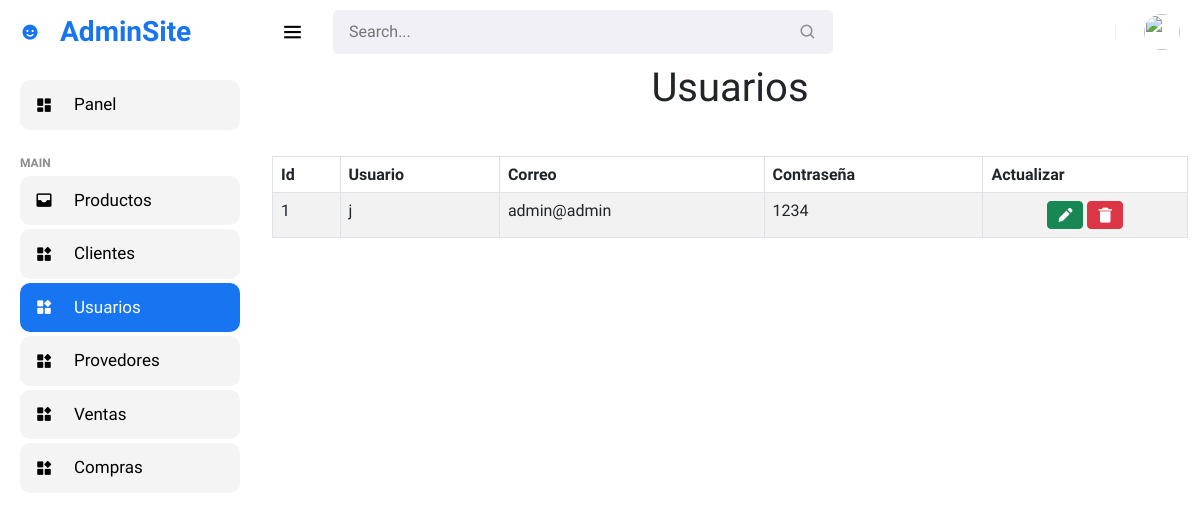
The app's page /page/admin/users/index.php (signed in), older data.
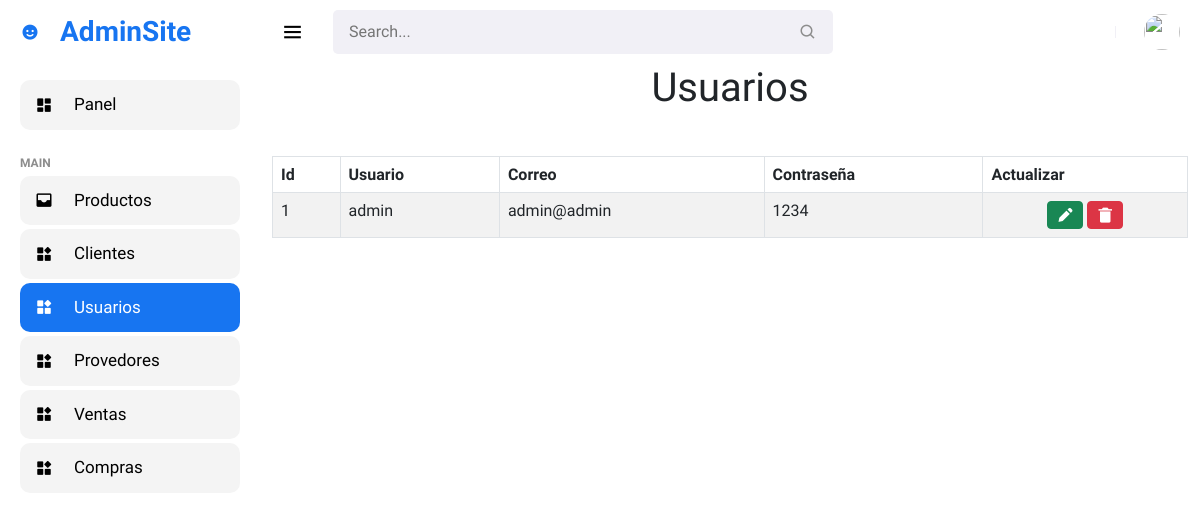
The same page, newer data.
### tables this page shows
CREATE TABLE `usuarios` (
  `id` int(11) NOT NULL,
  `usuario` varchar(25) NOT NULL,
  `correo` varchar(30) NOT NULL,
  `contraseña` varchar(30) NOT NULL,
  `rol` int(11) NOT NULL
);

### page/admin/users/index.php (shortened to what this page needs)
<html>
</html>
<?php
include '../../../conexion/conexion.php';
?>
<!DOCTYPE html>
<html lang="es">
<head>
    <link href='https://unpkg.com/boxicons@2.0.9/css/boxicons.min.css' rel='stylesheet'>
    <link rel="stylesheet" href="../assets/css/style.css">
    <link href="https://cdn.jsdelivr.net/npm/bootstrap@5.3.0-alpha3/dist/css/bootstrap.min.css" rel="stylesheet"
>
    <link href="https://cdn.datatables.net/v/bs5/dt-1.13.4/datatables.min.css" rel="stylesheet" />
</head>
<body>
    <section id="sidebar">
        <a href="../index.php" class="brand"><i class='bx bxs-smile icon'></i>AdminSite</a>
        <ul class="side-menu">
            <li><a href="../index.php"><i class='bx bxs-dashboard icon'></i> Panel</a></li>
            <li class="divider" data-text="main">Main</li>
            <li><a href="../productos/index.php"><i class='bx bxs-inbox icon'></i>Productos</a></li>
            <li><a href="../clientes/index.php"><i class='bx bxs-widget icon'></i>Clientes</a></li>
            <li><a href="index.php" class="active"><i class='bx bxs-widget icon'></i>Usuarios</a></li>
            <li><a href="../proveedores/index.php"><i class='bx bxs-widget icon'></i>Provedores</a></li>
            <li><a href="../ventas/index.php"><i class='bx bxs-widget icon'></i>Ventas</a></li>
            <li><a href="../compras/index.php"><i class='bx bxs-widget icon' ></i>Compras</a></li>
        </ul>
    </section>
    <section id="content">
        <nav>
            <i class='bx bx-menu toggle-sidebar'></i>
            <form action="#">
                <div class="form-group">
                    <input type="text" placeholder="Search...">
                    <i class='bx bx-search icon'></i>
                </div>
            </form>
            <div class="profile">
                <img src="https://images.unsplash.com/photo-1517841905240-472988babdf9?ixid=MnwxMjA3fDB8MHxzZWFyY2h8NHx8cGVvcGxlfGVufDB8fDB8fA%3D%3D&ixlib=rb-1.2.1&auto=format&fit=crop&w=500&q=60"
                    alt="">
            </div>
        </nav>
        <div class="container">
            <h1 class="page-header text-center">Usuarios</h1>
            <div class="row">
                <div class="col-12 mt-3">
                    <table class="table table-bordered table-striped table_id" id="mitabla" style="margin-top:20px;">
                        <thead>
                            <tr>
                                <th class="">Id</th>
                                <th class="">Usuario</th>
                                <th class="">Correo</th>
                                <th class="">Contraseña</th>
                                <th class="">Actualizar</th>
                            </tr>
                        </thead>
                        <tbody>
                            <?php
							$sql = "SELECT * FROM usuarios";
							$query = mysqli_query($con, $sql);
							while ($mostrar = $query->fetch_assoc()) { ?>
                            <tr>
                                <td class="">
                                    <?php echo $mostrar['id'] ?>
                                </td>
                                <td class="">
                                    <?php echo $mostrar['usuario'] ?>
                                </td>
                                <td class="">
                                    <?php echo $mostrar['correo'] ?>
                                </td>
                                <td class="">
                                    <?php echo $mostrar['contraseña'] ?>
                                </td>
                                <td class="text-center">
                                    <a href="#edit_<?php echo $mostrar['id']; ?>"
                                        class="btn btn-success btn-sm text-center" data-bs-toggle="modal">
                                        <i class='bx bxs-pencil'></i></a>
                                    <a href="#delete_<?php echo $mostrar['id']; ?>"
                                        class="btn btn-danger btn-sm text-center" data-bs-toggle="modal">
                                        <i class='bx bxs-trash-alt'></i></a>
                                </td>
                            </tr>
                            <?php
							}
							?>
                        </tbody>
                    </table>
                </div>
            </div>
        </div>
</body>
</html>

Row changes from the older to the newer data that the page shows:
changed usuarios "admin@admin": usuario "j" → "admin"
